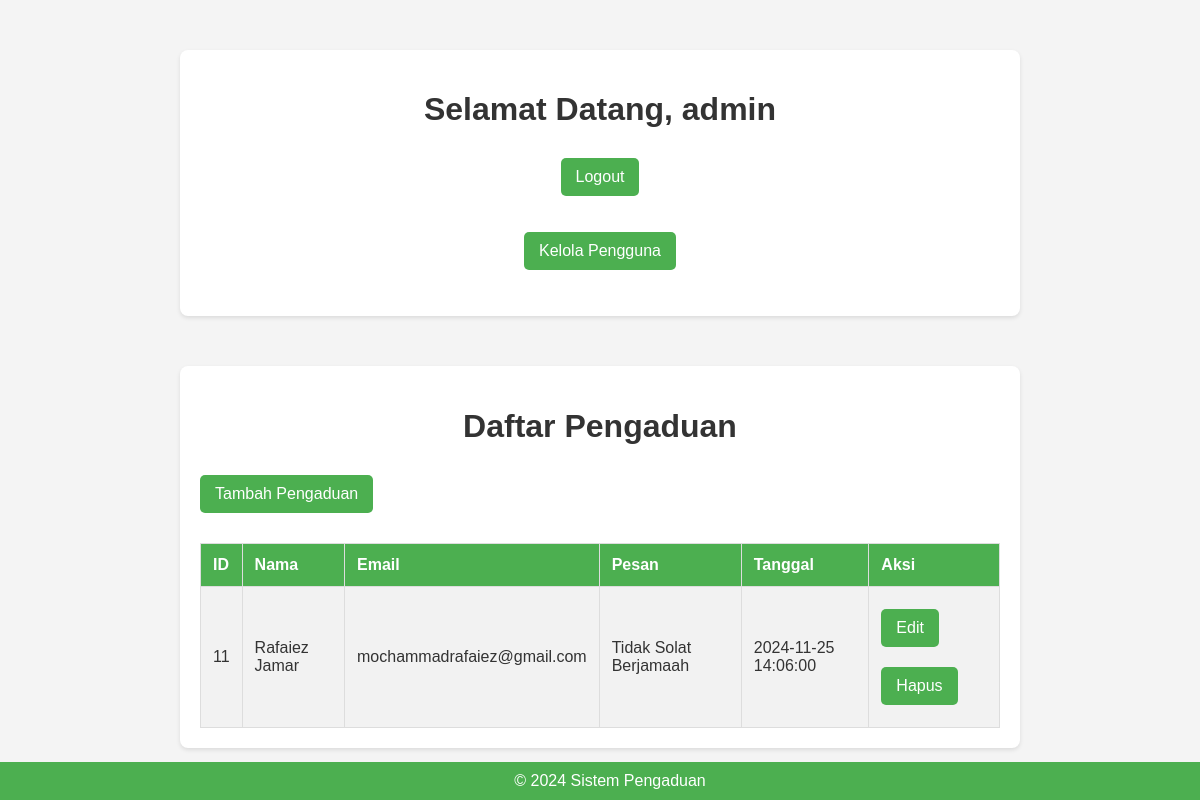
The page /pengaduan/index.php (signed in) on the database its author committed.
### tables this page shows
CREATE TABLE `pengaduan` (
  `id` int(11) NOT NULL,
  `nama` varchar(100) NOT NULL,
  `email` varchar(100) DEFAULT NULL,
  `pesan` text NOT NULL,
  `tanggal` timestamp NOT NULL DEFAULT current_timestamp()
);

### pengaduan/index.php (the view, shortened to what this page needs)
<?php
include 'config.php';
$result = $conn->query("SELECT * FROM pengaduan");
?>
<!DOCTYPE html>
<html lang="en">
<head>
    <link rel="stylesheet" href="style.css">
</head>
<body>
<div class="container">
        <h1>Selamat Datang, <?= $_SESSION['username'] ?></h1>
        <p><a href="logout.php">Logout</a></p>
        <p><a href="admin.php">Kelola Pengguna</a></p>
    </div>
    <div class="container">
        <h1>Daftar Pengaduan</h1>
        <a href="create.php">Tambah Pengaduan</a>
        <table>
            <tr>
                <th>ID</th>
                <th>Nama</th>
                <th>Email</th>
                <th>Pesan</th>
                <th>Tanggal</th>
                <th>Aksi</th>
            </tr>
            <?php while ($row = $result->fetch_assoc()): ?>
            <tr>
                <td><?= $row['id'] ?></td>
                <td><?= $row['nama'] ?></td>
                <td><?= $row['email'] ?></td>
                <td><?= $row['pesan'] ?></td>
                <td><?= $row['tanggal'] ?></td>
                <td>
                    <a href="update.php?id=<?= $row['id'] ?>">Edit</a>
                    <a href="delete.php?id=<?= $row['id'] ?>" onclick="return confirm('Yakin ingin menghapus?')">Hapus</a>
                </td>
            </tr>
            <?php endwhile; ?>
        </table>
    </div>
    <footer>© 2024 Sistem Pengaduan</footer>
</body>
</html>

### pengaduan/style.css (style rules this page uses)
body { font-family: Arial, sans-serif; margin: 0; padding: 0; background-color: #f7f8fc; color: #333; }
.container { width: 80%; margin: 20px auto; background: #fff; padding: 20px; border-radius: 8px; box-shadow: 0 4px 6px rgba(0, 0, 0, 0.1); }
h1 { text-align: center; color: #4CAF50; margin-bottom: 20px; }
a { text-decoration: none; color: #fff; background-color: #4CAF50; padding: 10px 15px; border-radius: 5px; margin: 10px 0; display: inline-block; }
table { width: 100%; border-collapse: collapse; margin-top: 20px; }
table th, table td { padding: 12px; border: 1px solid #ddd; text-align: left; }
table th { background-color: #4CAF50; color: white; }
table tr:nth-child(even) { background-color: #f2f2f2; }
footer { text-align: center; padding: 10px; background-color: #4CAF50; color: white; position: fixed; width: 100%; bottom: 0; }
body { font-family: Arial, sans-serif; background-color: #f4f4f4; margin: 0; padding: 0; }
.container { max-width: 800px; margin: 50px auto; padding: 20px; background: #ffffff; border-radius: 8px; box-shadow: 0 2px 4px rgba(0, 0, 0, 0.1); }
h1 { text-align: center; color: #333; }
p { text-align: center; }
a { color: #ffffff; text-decoration: none; }
body { font-family: 'Arial', sans-serif; margin: 0; padding: 0; background-color: #f4f4f4; color: #333; }

### rows shown on the page
pengaduan: id "11", nama "Rafaiez Jamar", email "mochammadrafaiez@gmail.com", pesan "Tidak Solat Berjamaah", tanggal "2024-11-25 14:06:00"

### other values the page prints
$_SESSION['username'] "admin"
